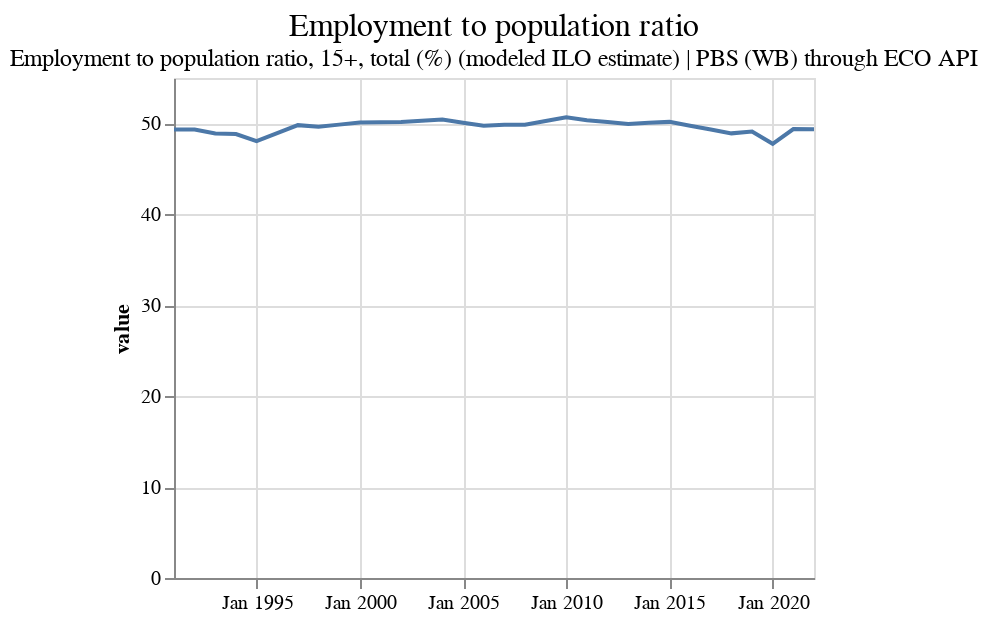
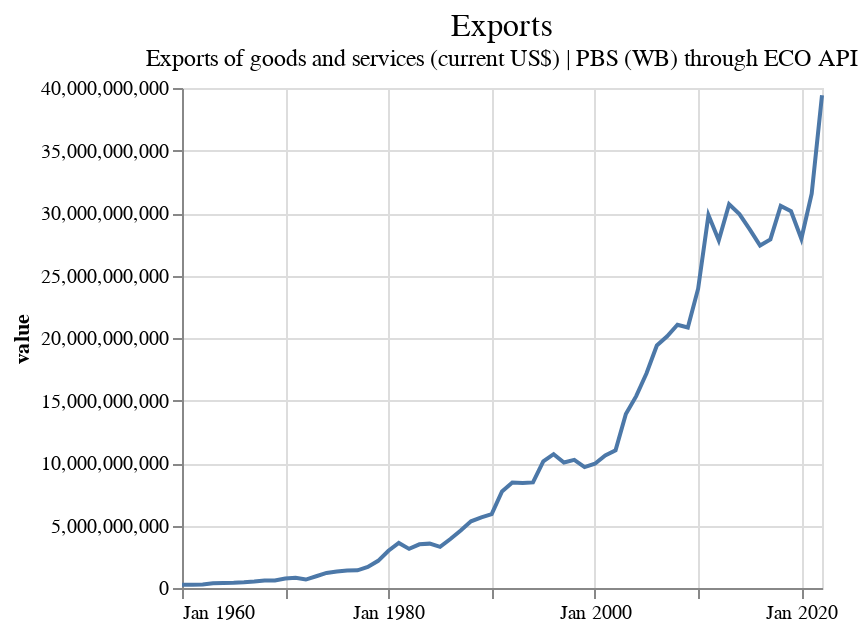
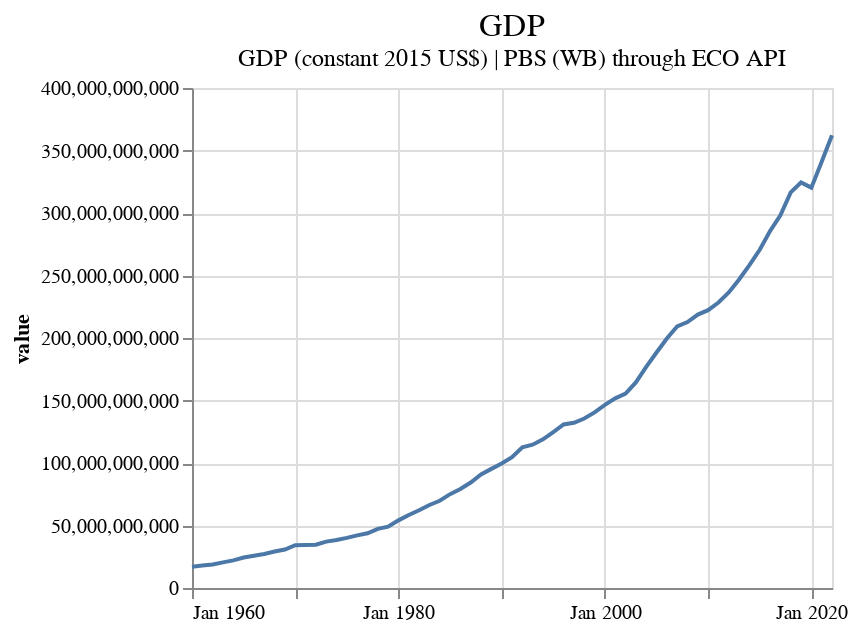
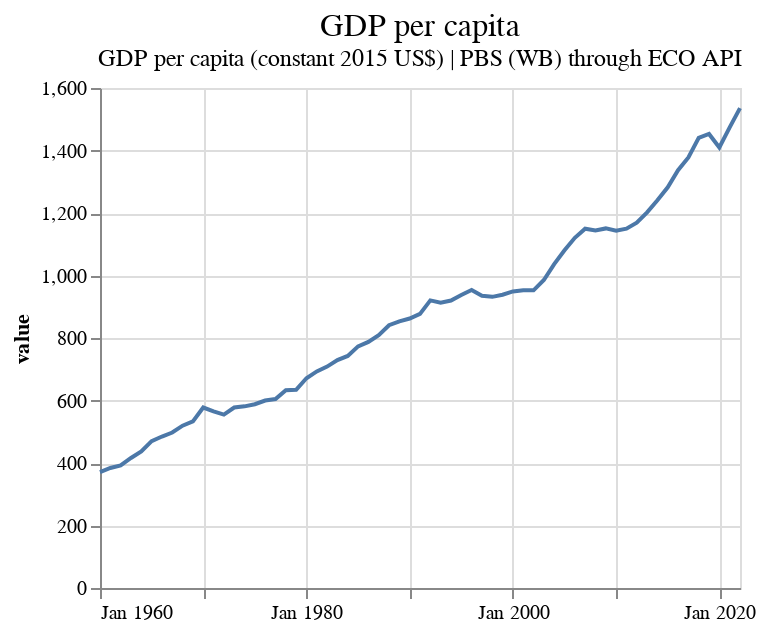

Here is the notebook cell these charts were saved with, in order:
### Code cell
if input("redraw? y/n")!="y":
    raise Exception("Aborted")

import altair as alt
from IPython.core.display import display, HTML
import ipywidgets as widgets

full_country_names = filtered_df["country_full"].tolist()
titles = filtered_df["Title"].tolist()
subtitles = filtered_df["SubTitle"].tolist()

ecoSeries = filtered_df["ecoSeries"].tolist()
iso3 = filtered_df["country"].tolist()

problems = [0]*len(full_country_names)
deletes = [False]*len(full_country_names)
checkboxes = []
problem_inputs = []

# This function will be called when a checkbox state is changed
def on_checkbox_change(change, index):
    change = int(change['new'])
    problems[index] = change
    # append new line to problem_log.csv with country, ecoSeries, problem_status
    with open("problem_log.csv", "a") as f:
        f.write(f"{iso3[index]},{ecoSeries[index]},{change}\n")

def on_delete_checkbox_change(change, index):
    deletes[index] = change['new']
    # append new line to delete_log.csv with country, ecoSeries, delete_status
    with open("delete_log.csv", "a") as f:
        f.write(f"{iso3[index]},{ecoSeries[index]},{change['new']}\n")

def on_problem_input_change(change, index):
    problem = change['new']
    # write problem description to problem_log.csv
    with open("problem_log.csv", "a") as f:
        f.write(f"{iso3[index]},{ecoSeries[index]},\"{problem}\"\n")

start_index = 96
for i, df in enumerate(gh_dfs[96:]):
    i = i + start_index
    print(full_country_names[i])
    checkbox = widgets.Checkbox(value=False, description='Problem', disabled=False)
    checkbox.observe(lambda change, index=i: on_checkbox_change(change, index), names='value')
    checkboxes.append(checkbox)
    
    problem_input = widgets.Text(value='', placeholder='Enter problem description', description='Problem:', disabled=False)
    problem_input.observe(lambda change, index=i: on_problem_input_change(change, index), names='value')
    problem_inputs.append(problem_input)
    
    delete_checkbox = widgets.Checkbox(value=False, description='Delete', disabled=False)
    delete_checkbox.observe(lambda change, index=i: on_delete_checkbox_change(change, index), names='value')
    
    chart = alt.Chart(df).mark_line().encode(
        x=alt.X('date:T', axis=alt.Axis(title=None, format='%b %Y')),
        y='value:Q'
    ).properties(width=320, height=250,
        title=alt.TitleParams(
            titles[i],
            subtitle=subtitles[i],
            anchor='middle',
            fontSize=16,
            fontWeight='normal'
        )
    )
    # Display the chart, problem input, and delete checkbox without using a VBox
    display(chart)
    display(problem_input)
    display(delete_checkbox)
    display(checkbox)

### Figure 1 — Vega-Lite specification as saved in the notebook (floating-point values rounded to 4 significant figures)
{"config": {"view": {"continuousWidth": 300, "continuousHeight": 300}}, "data": {"name": "data-fd1b89d2b5929de21657a62bdd1d51a3"}, "mark": {"type": "line"}, "encoding": {"x": {"axis": {"format": "%b %Y", "title": null}, "field": "date", "type": "temporal"}, "y": {"field": "value", "type": "quantitative"}}, "height": 250, "title": {"text": "Employment to population ratio", "anchor": "middle", "fontSize": 16, "fontWeight": "normal", "subtitle": "Employment to population ratio, 15+, total (%) (modeled ILO estimate) | PBS (WB) through ECO API"}, "width": 320, "$schema": "https://vega.github.io/schema/vega-lite/v5.8.0.json", "datasets": {"data-fd1b89d2b5929de21657a62bdd1d51a3": [{"date": "1991-01-01", "value": 49.35}, {"date": "1992-01-01", "value": 49.34}, {"date": "1993-01-01", "value": 48.89}, {"date": "1994-01-01", "value": 48.83}, {"date": "1995-01-01", "value": 48.05}, {"date": "1996-01-01", "value": 48.92}, {"date": "1997-01-01", "value": 49.81}, {"date": "1998-01-01", "value": 49.64}, {"date": "1999-01-01", "value": 49.87}, {"date": "2000-01-01", "value": 50.1}, {"date": "2001-01-01", "value": 50.13}, {"date": "2002-01-01", "value": 50.15}, {"date": "2003-01-01", "value": 50.29}, {"date": "2004-01-01", "value": 50.42}, {"date": "2005-01-01", "value": 50.08}, {"date": "2006-01-01", "value": 49.74}, {"date": "2007-01-01", "value": 49.85}, {"date": "2008-01-01", "value": 49.87}, {"date": "2009-01-01", "value": 50.27}, {"date": "2010-01-01", "value": 50.67}, {"date": "2011-01-01", "value": 50.36}, {"date": "2012-01-01", "value": 50.16}, {"date": "2013-01-01", "value": 49.93}, {"date": "2014-01-01", "value": 50.07}, {"date": "2015-01-01", "value": 50.17}, {"date": "2016-01-01", "value": 49.74}, {"date": "2017-01-01", "value": 49.33}, {"date": "2018-01-01", "value": 48.91}, {"date": "2019-01-01", "value": 49.11}, {"date": "2020-01-01", "value": 47.76}, {"date": "2021-01-01", "value": 49.39}, {"date": "2022-01-01", "value": 49.37}]}}

### Figure 2 — Vega-Lite specification as saved in the notebook (floating-point values rounded to 4 significant figures)
{"config": {"view": {"continuousWidth": 300, "continuousHeight": 300}}, "data": {"name": "data-975cc4394dfd133c471e5dc89fbaf0f1"}, "mark": {"type": "line"}, "encoding": {"x": {"axis": {"format": "%b %Y", "title": null}, "field": "date", "type": "temporal"}, "y": {"field": "value", "type": "quantitative"}}, "height": 250, "title": {"text": "Exports", "anchor": "middle", "fontSize": 16, "fontWeight": "normal", "subtitle": "Exports of goods and services (current US$) | PBS (WB) through ECO API"}, "width": 320, "$schema": "https://vega.github.io/schema/vega-lite/v5.8.0.json", "datasets": {"data-975cc4394dfd133c471e5dc89fbaf0f1": [{"date": "1960-01-01", "value": 269000000.0}, {"date": "1961-01-01", "value": 256000000.0}, {"date": "1962-01-01", "value": 288700000.0}, {"date": "1963-01-01", "value": 378600000.0}, {"date": "1964-01-01", "value": 401900000.0}, {"date": "1965-01-01", "value": 418300000.0}, {"date": "1966-01-01", "value": 453200000.0}, {"date": "1967-01-01", "value": 516600000.0}, {"date": "1968-01-01", "value": 605800000.0}, {"date": "1969-01-01", "value": 601000000.0}, {"date": "1970-01-01", "value": 763800000.0}, {"date": "1971-01-01", "value": 823600000.0}, {"date": "1972-01-01", "value": 675600000.0}, {"date": "1973-01-01", "value": 942100000.0}, {"date": "1974-01-01", "value": 1208000000.0}, {"date": "1975-01-01", "value": 1313000000.0}, {"date": "1976-01-01", "value": 1402000000.0}, {"date": "1977-01-01", "value": 1413000000.0}, {"date": "1978-01-01", "value": 1680000000.0}, {"date": "1979-01-01", "value": 2175000000.0}, {"date": "1980-01-01", "value": 2978000000.0}, {"date": "1981-01-01", "value": 3607000000.0}, {"date": "1982-01-01", "value": 3131000000.0}, {"date": "1983-01-01", "value": 3496000000.0}, {"date": "1984-01-01", "value": 3550000000.0}, {"date": "1985-01-01", "value": 3291000000.0}, {"date": "1986-01-01", "value": 3922000000.0}, {"date": "1987-01-01", "value": 4606000000.0}, {"date": "1988-01-01", "value": 5332000000.0}, {"date": "1989-01-01", "value": 5653000000.0}, {"date": "1990-01-01", "value": 5917000000.0}, {"date": "1991-01-01", "value": 7725000000.0}, {"date": "1992-01-01", "value": 8443000000.0}, {"date": "1993-01-01", "value": 8394000000.0}, {"date": "1994-01-01", "value": 8450000000.0}, {"date": "1995-01-01", "value": 10130000000.0}, {"date": "1996-01-01", "value": 10700000000.0}, {"date": "1997-01-01", "value": 10040000000.0}, {"date": "1998-01-01", "value": 10250000000.0}, {"date": "1999-01-01", "value": 9669000000.0}, {"date": "2000-01-01", "value": 9940000000.0}, {"date": "2001-01-01", "value": 10600000000.0}, {"date": "2002-01-01", "value": 11010000000.0}, {"date": "2003-01-01", "value": 13920000000.0}, {"date": "2004-01-01", "value": 15350000000.0}, {"date": "2005-01-01", "value": 17180000000.0}, {"date": "2006-01-01", "value": 19400000000.0}, {"date": "2007-01-01", "value": 20140000000.0}, {"date": "2008-01-01", "value": 21060000000.0}, {"date": "2009-01-01", "value": 20840000000.0}, {"date": "2010-01-01", "value": 23950000000.0}, {"date": "2011-01-01", "value": 29830000000.0}, {"date": "2012-01-01", "value": 27820000000.0}, {"date": "2013-01-01", "value": 30700000000.0}, {"date": "2014-01-01", "value": 29920000000.0}, {"date": "2015-01-01", "value": 28690000000.0}, {"date": "2016-01-01", "value": 27400000000.0}, {"date": "2017-01-01", "value": 27890000000.0}, {"date": "2018-01-01", "value": 30560000000.0}, {"date": "2019-01-01", "value": 30140000000.0}, {"date": "2020-01-01", "value": 27940000000.0}, {"date": "2021-01-01", "value": 31550000000.0}, {"date": "2022-01-01", "value": 39420000000.0}]}}

### Figure 3 — Vega-Lite specification as saved in the notebook (floating-point values rounded to 4 significant figures)
{"config": {"view": {"continuousWidth": 300, "continuousHeight": 300}}, "data": {"name": "data-fc1a98ebb8c69e8313792e772d56dcc4"}, "mark": {"type": "line"}, "encoding": {"x": {"axis": {"format": "%b %Y", "title": null}, "field": "date", "type": "temporal"}, "y": {"field": "value", "type": "quantitative"}}, "height": 250, "title": {"text": "GDP", "anchor": "middle", "fontSize": 16, "fontWeight": "normal", "subtitle": "GDP (constant 2015 US$) | PBS (WB) through ECO API"}, "width": 320, "$schema": "https://vega.github.io/schema/vega-lite/v5.8.0.json", "datasets": {"data-fc1a98ebb8c69e8313792e772d56dcc4": [{"date": "1960-01-01", "value": 17050000000.0}, {"date": "1961-01-01", "value": 18070000000.0}, {"date": "1962-01-01", "value": 18880000000.0}, {"date": "1963-01-01", "value": 20520000000.0}, {"date": "1964-01-01", "value": 22080000000.0}, {"date": "1965-01-01", "value": 24380000000.0}, {"date": "1966-01-01", "value": 25790000000.0}, {"date": "1967-01-01", "value": 27180000000.0}, {"date": "1968-01-01", "value": 29150000000.0}, {"date": "1969-01-01", "value": 30750000000.0}, {"date": "1970-01-01", "value": 34250000000.0}, {"date": "1971-01-01", "value": 34410000000.0}, {"date": "1972-01-01", "value": 34690000000.0}, {"date": "1973-01-01", "value": 37140000000.0}, {"date": "1974-01-01", "value": 38450000000.0}, {"date": "1975-01-01", "value": 40070000000.0}, {"date": "1976-01-01", "value": 42140000000.0}, {"date": "1977-01-01", "value": 43800000000.0}, {"date": "1978-01-01", "value": 47320000000.0}, {"date": "1979-01-01", "value": 49100000000.0}, {"date": "1980-01-01", "value": 54120000000.0}, {"date": "1981-01-01", "value": 58410000000.0}, {"date": "1982-01-01", "value": 62220000000.0}, {"date": "1983-01-01", "value": 66440000000.0}, {"date": "1984-01-01", "value": 69810000000.0}, {"date": "1985-01-01", "value": 75110000000.0}, {"date": "1986-01-01", "value": 79240000000.0}, {"date": "1987-01-01", "value": 84350000000.0}, {"date": "1988-01-01", "value": 90780000000.0}, {"date": "1989-01-01", "value": 95290000000.0}, {"date": "1990-01-01", "value": 99530000000.0}, {"date": "1991-01-01", "value": 104600000000.0}, {"date": "1992-01-01", "value": 112600000000.0}, {"date": "1993-01-01", "value": 114600000000.0}, {"date": "1994-01-01", "value": 118900000000.0}, {"date": "1995-01-01", "value": 124800000000.0}, {"date": "1996-01-01", "value": 130800000000.0}, {"date": "1997-01-01", "value": 132200000000.0}, {"date": "1998-01-01", "value": 135500000000.0}, {"date": "1999-01-01", "value": 140500000000.0}, {"date": "2000-01-01", "value": 146500000000.0}, {"date": "2001-01-01", "value": 151700000000.0}, {"date": "2002-01-01", "value": 155500000000.0}, {"date": "2003-01-01", "value": 164500000000.0}, {"date": "2004-01-01", "value": 176900000000.0}, {"date": "2005-01-01", "value": 188400000000.0}, {"date": "2006-01-01", "value": 199500000000.0}, {"date": "2007-01-01", "value": 209200000000.0}, {"date": "2008-01-01", "value": 212700000000.0}, {"date": "2009-01-01", "value": 218800000000.0}, {"date": "2010-01-01", "value": 222300000000.0}, {"date": "2011-01-01", "value": 228400000000.0}, {"date": "2012-01-01", "value": 236400000000.0}, {"date": "2013-01-01", "value": 246800000000.0}, {"date": "2014-01-01", "value": 258300000000.0}, {"date": "2015-01-01", "value": 270600000000.0}, {"date": "2016-01-01", "value": 285500000000.0}, {"date": "2017-01-01", "value": 298200000000.0}, {"date": "2018-01-01", "value": 316500000000.0}, {"date": "2019-01-01", "value": 324400000000.0}, {"date": "2020-01-01", "value": 320300000000.0}, {"date": "2021-01-01", "value": 341100000000.0}, {"date": "2022-01-01", "value": 362200000000.0}]}}

### Figure 4 — Vega-Lite specification as saved in the notebook (floating-point values rounded to 4 significant figures)
{"config": {"view": {"continuousWidth": 300, "continuousHeight": 300}}, "data": {"name": "data-27ad02b0e16ebb5c5f8763bc0f96f99e"}, "mark": {"type": "line"}, "encoding": {"x": {"axis": {"format": "%b %Y", "title": null}, "field": "date", "type": "temporal"}, "y": {"field": "value", "type": "quantitative"}}, "height": 250, "title": {"text": "GDP per capita", "anchor": "middle", "fontSize": 16, "fontWeight": "normal", "subtitle": "GDP per capita (constant 2015 US$) | PBS (WB) through ECO API"}, "width": 320, "$schema": "https://vega.github.io/schema/vega-lite/v5.8.0.json", "datasets": {"data-27ad02b0e16ebb5c5f8763bc0f96f99e": [{"date": "1960-01-01", "value": 371.1}, {"date": "1961-01-01", "value": 384.0}, {"date": "1962-01-01", "value": 392.1}, {"date": "1963-01-01", "value": 416.1}, {"date": "1964-01-01", "value": 436.7}, {"date": "1965-01-01", "value": 470.2}, {"date": "1966-01-01", "value": 484.8}, {"date": "1967-01-01", "value": 497.6}, {"date": "1968-01-01", "value": 519.3}, {"date": "1969-01-01", "value": 533.2}, {"date": "1970-01-01", "value": 577.6}, {"date": "1971-01-01", "value": 565.1}, {"date": "1972-01-01", "value": 554.9}, {"date": "1973-01-01", "value": 577.7}, {"date": "1974-01-01", "value": 581.3}, {"date": "1975-01-01", "value": 588.2}, {"date": "1976-01-01", "value": 600.0}, {"date": "1977-01-01", "value": 604.5}, {"date": "1978-01-01", "value": 632.8}, {"date": "1979-01-01", "value": 634.3}, {"date": "1980-01-01", "value": 671.3}, {"date": "1981-01-01", "value": 693.1}, {"date": "1982-01-01", "value": 708.5}, {"date": "1983-01-01", "value": 729.5}, {"date": "1984-01-01", "value": 742.6}, {"date": "1985-01-01", "value": 773.3}, {"date": "1986-01-01", "value": 787.5}, {"date": "1987-01-01", "value": 809.1}, {"date": "1988-01-01", "value": 840.8}, {"date": "1989-01-01", "value": 853.3}, {"date": "1990-01-01", "value": 862.4}, {"date": "1991-01-01", "value": 877.3}, {"date": "1992-01-01", "value": 920.4}, {"date": "1993-01-01", "value": 912.9}, {"date": "1994-01-01", "value": 919.9}, {"date": "1995-01-01", "value": 937.5}, {"date": "1996-01-01", "value": 953.4}, {"date": "1997-01-01", "value": 935.2}, {"date": "1998-01-01", "value": 931.7}, {"date": "1999-01-01", "value": 938.6}, {"date": "2000-01-01", "value": 948.9}, {"date": "2001-01-01", "value": 952.7}, {"date": "2002-01-01", "value": 952.4}, {"date": "2003-01-01", "value": 985.7}, {"date": "2004-01-01", "value": 1037.0}, {"date": "2005-01-01", "value": 1081.0}, {"date": "2006-01-01", "value": 1121.0}, {"date": "2007-01-01", "value": 1150.0}, {"date": "2008-01-01", "value": 1144.0}, {"date": "2009-01-01", "value": 1151.0}, {"date": "2010-01-01", "value": 1143.0}, {"date": "2011-01-01", "value": 1150.0}, {"date": "2012-01-01", "value": 1169.0}, {"date": "2013-01-01", "value": 1202.0}, {"date": "2014-01-01", "value": 1240.0}, {"date": "2015-01-01", "value": 1282.0}, {"date": "2016-01-01", "value": 1337.0}, {"date": "2017-01-01", "value": 1378.0}, {"date": "2018-01-01", "value": 1440.0}, {"date": "2019-01-01", "value": 1453.0}, {"date": "2020-01-01", "value": 1410.0}, {"date": "2021-01-01", "value": 1474.0}, {"date": "2022-01-01", "value": 1536.0}]}}
